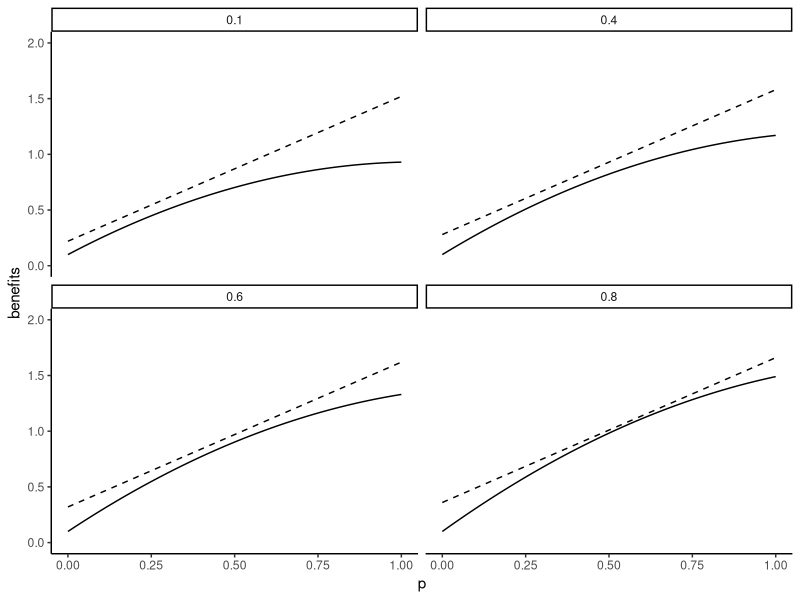
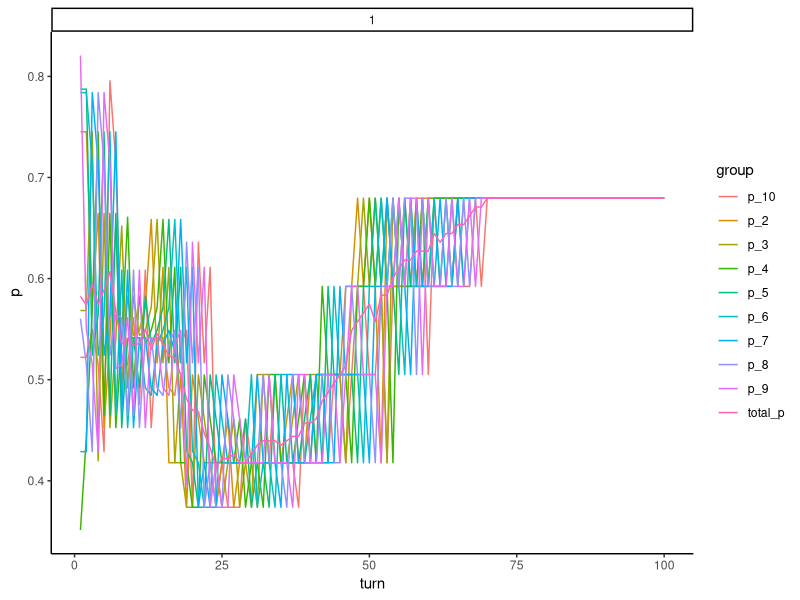
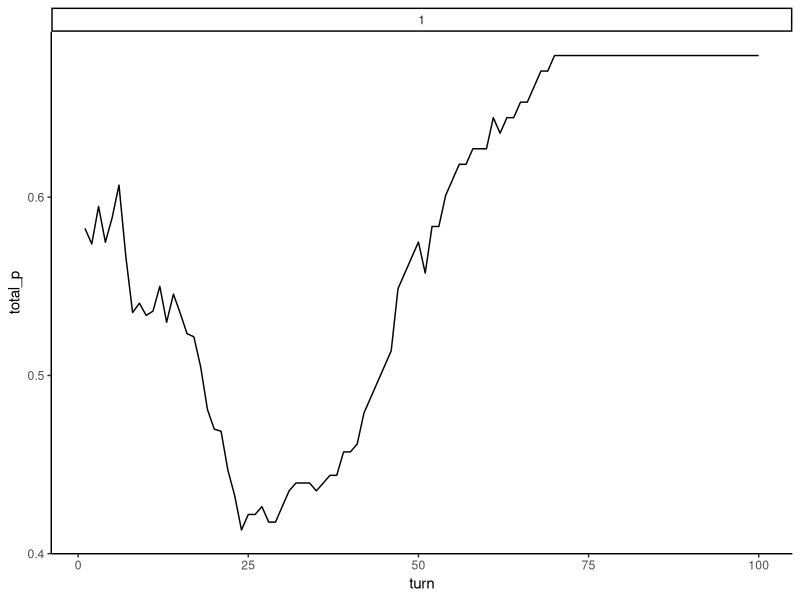

The R script that drew these images, in order: (Note: this script raises an error after producing the figures.)
######################################
#### Script for loss-aversion ABM ####
######################################

# Packages ----
library(tidyverse)
theme_set(theme_classic())
nice_colors <- c("#ADDFB3",
                 "#4A5E4C",
                 "#916C63",
                 "#8F8091",
                 "#DEAEA2",
                 "#D8B8DE",
                 "#7B9E7F")

# Enviroment (Set-up) ----
# We need a cost function for the policy
cost_function <- function(t,p) {
  cost <- 0.2 + 1.3*p + 0.2*t
  return(cost)
}

# We need a benefit function for the policy
benefit_function <- function(t,p) {
  benefit <- 0.1 + 1.5*p + -0.75*(p^2) + 0.8*t*p
}

# Let's try it 
functions_df <- expand_grid(p = seq(0, 1, 
                                    length.out = 100),
                            t = c(0.1, 
                                  0.4, 
                                  0.6, 
                                  0.8))

benefits <- pmap_dbl(functions_df, benefit_function)
costs <- pmap_dbl(functions_df, cost_function)

functions_df <- functions_df %>% 
  mutate(benefits = benefits, 
         costs = costs)

functions_df %>% 
  ggplot(aes(
    x = p, 
    y = benefits
  )) +
  geom_line() +
  geom_line(data = functions_df, 
            aes(
              x = p, 
              y = costs
            ), 
            linetype = "dashed") +
  ylim(c(0,2)) +
  facet_wrap(~t)

# Okay this seems relatively tenable 

# ABM ----

# Parameters 

N <- 50

turns <- 100

rounds <- 1

b_rate <- 0.1

age_categories <- 10

learn_prob_age <- c(rep(0.1, times = age_categories))
age_probs <- c(rep(0.1, times = age_categories))


# Dataframe to keep track of results
output_df <- matrix(
  data = NA_real_,
  nrow = turns * rounds,
  ncol = 3 + age_categories
) %>%
  as.data.frame()

colnames(output_df) <- c("turn", 
                         "round", 
                         map_chr(.x = 1:age_categories, 
                                 ~ paste0("p_",.x)), 
                         "total_p")

output_df$turn <- rep(1:turns, rounds)
output_df$round <- as.factor(rep(1:rounds, each = turns))

# Begin the rounds
for (round in 1:rounds) {
  
  agents_df <- matrix(data = NA_real_,
                      nrow = N,
                      ncol = (3+turns)) %>%
    as.data.frame()
  
  colnames(agents_df) <- c("id", "type", "age",1:turns)
  
  # We begin by assigning each agent a type at random
  # And a starting policy at random
  
  agents_df$id <- c(1:N)
  agents_df$type <- runif(N)
  agents_df[,4] <- runif(N)
  
  # Then we assing age categories at random as well
  # Let's start with 10 age categories
  agents_df$age <- sample(c(1:10), 
                          size = N, 
                          replace = T, 
                          prob = age_probs)
  
  print(table(agents_df$age))
  
  # Average policy for each age-group
  smdf <- agents_df %>% 
    select(age,4) 
  colnames(smdf) <- c("age","p")
  smdf <- smdf %>% group_by(age) %>% summarise(avg = mean(p)) %>% ungroup()
  
  smdf <- smdf  %>% 
    add_row(
      age = setdiff(1:age_categories, smdf$age), 
      avg = rep(0, times = length(setdiff(1:age_categories, smdf$age)))) %>% 
    arrange(age)
  
  # Initial average preference
  output_df[output_df$turn == 1 &
              output_df$round == round, 3:(ncol(output_df)-1)] <-
    smdf %>% pull(avg)
  
  output_df[output_df$turn == 1 &
              output_df$round == round,ncol(output_df)] <- mean(agents_df[,4])
  
  # Build the loop for each turn
  
  for (turn in 2:turns) {
    
    # Calculate benefits for each agent of current policy
    benefits <- map2_dbl(.x = agents_df$type,
                         .y = agents_df[,(turn+2)],
                         benefit_function)
    
    # Calculate costs for each agent for current policy
    costs <- map2_dbl(.x = agents_df$type,
                      .y = agents_df[, (turn+2)],
                      cost_function)
    
    # Get net benefits
    net_benefits <- benefits-costs
    
    # Pick demonstrators at random
    demonstrators <- sample(c(1:nrow(agents_df)),
                            size = nrow(agents_df),
                            replace = T)
    
    # Function for prob of learning by age
    # We will begin with equal probability per category
    prob_df <- tibble(
      age = 1:10,
      learning_probs = rmutil::dbetabinom(
        y = c(1:age_categories),
        size = 10,
        m = 0.5,
        s = 2
      )
    )
    
    prob_df <- agents_df %>% 
      left_join(., prob_df, by = "age") %>% 
      select(id, age, learning_probs)
    
    learn_outcome <- rbinom(n = nrow(agents_df), 
                       size = 1,
                      p = prob_df$learning_probs)
    
    learners <- which(learn_outcome==1)
  
    # Empty container for benefit comparison
    # Only for learners
    benefits_comparison <- vector(length = length(learners), 
                                  mode = "numeric")
    
     # Benefit comparisons for those where new policy is lower
    benefits_comparison <- net_benefits[demonstrators[learners]] - net_benefits[learners]
    
    # People who perceive a higher net-benefit with the observe policy learn
    # Otherwise they stay where they are 
    changers <- learners[which(benefits_comparison > 0)]
    
    if(is_empty(changers)) {
      stayers <- c(1:nrow(agents_df))
      
      # Non-learners stay
      agents_df[stayers, (turn+3)] <-
        agents_df[stayers, (turn+2)]
      
    } else {
      stayers <- c(1:nrow(agents_df))[-c(changers)]
      
      # Changers update
      agents_df[changers, (turn+3)] <-
        agents_df[, turn+2][demonstrators[changers]]
      
      # Non-learners stay
      agents_df[stayers, (turn+3)] <-
        agents_df[stayers, (turn+2)]
      
    }
    
    
    # Keep track of average policy for each age-group
    smdf <- agents_df %>% 
      select(age,(turn+3)) 
    colnames(smdf) <- c("age","p")
    smdf <- smdf %>% group_by(age) %>% summarise(avg = mean(p)) %>% ungroup()
    smdf <- smdf  %>% 
      add_row(
        age = setdiff(1:age_categories, smdf$age), 
        avg = rep(0, times = length(setdiff(1:age_categories, smdf$age)))) %>% 
      arrange(age)
    
    output_df[output_df$turn == turn &
                output_df$round == round, 3:(ncol(output_df)-1)] <-
      smdf %>% pull(avg)
    
    output_df[output_df$turn == turn &
                output_df$round == round, ncol(output_df)] <- mean(agents_df[,(turn+3)])
    
    # Now, people on the last category die 
    agents_df <- agents_df %>% 
      filter(age != 10)
    
    # And everyone else ages 1 year
    agents_df$age <- agents_df$age+1
    
    # New births 
    new_births <- round(nrow(agents_df) * b_rate)
    
    if(new_births > 0) {
      new_ids <- c((max(agents_df$id)+1):(max(agents_df$id)+(new_births)))
      # Add new members to the dataframe
      agents_df <- agents_df %>% 
        add_row(
          id = new_ids,
          type = sample(agents_df$type, size = new_births, replace = T), 
          age = 1
        )
      
      print(sample(na.omit(agents_df[,turn+3]),
                   size = new_births,
                   replace = T))
      
      # New policies for the newborns
      agents_df[agents_df$id %in% new_ids,turn+3] <- sample(na.omit(agents_df[,turn+3]),
                                                            size = new_births,
                                                            replace = T)
    }
  }
}

# Examine the results ----

output_df %>% 
  pivot_longer(4:13, 
               values_to = "p", 
               names_to = "group") %>% 
  ggplot(
    aes(
      x = turn, 
      y = p, 
      color = group
    )
  ) +
  geom_line() +
  facet_wrap(~round)

output_df %>% 
  ggplot(
    aes(
      x = turn, 
      y = total_p
    )
  ) +
  geom_line()  +
  facet_wrap(~round)

# Change per round ----

calculate_change_per_round <- function(rounds, turns) {
  change_matrix <- matrix(NA_real_, 
                          nrow = (turns-1), 
                          ncol = rounds)
  
  for (r in 1:rounds) {
    change_matrix[,r] <- abs(diff(output_df[output_df$round==r,]$total_p))
  }
  
  return(change_matrix)
}

chgs <- calculate_change_per_round(rounds = 20, turns = 100)

colSums(chgs)
mean(colSums(chgs))
median(colSums(chgs))
sd(colSums(chgs))
